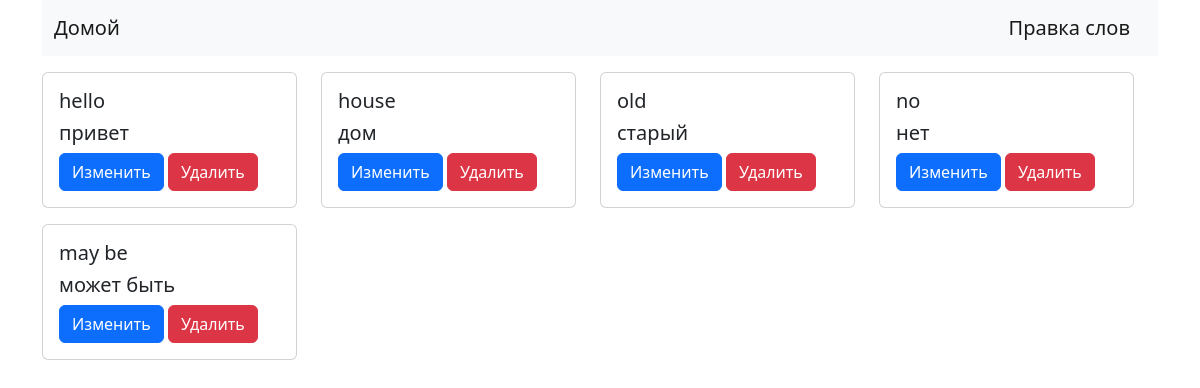
Page /list_update_words/ on the earlier database version.
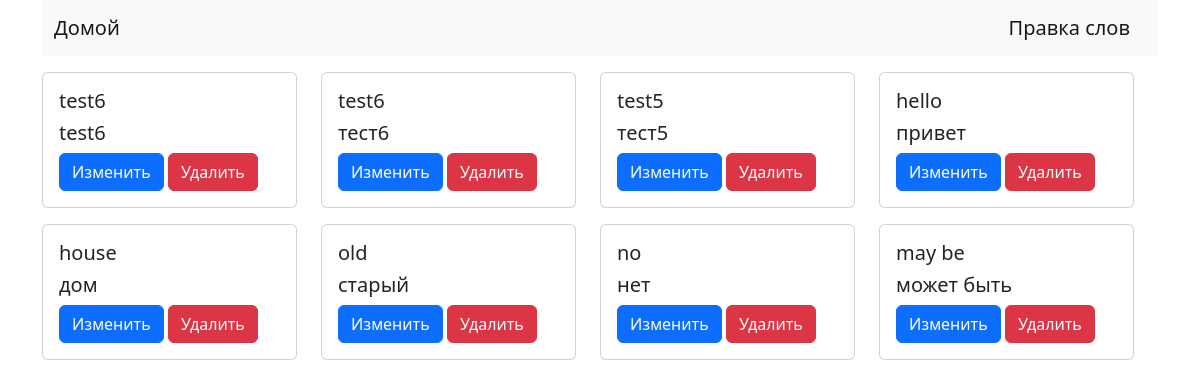
Same page on the later database version.
### main/models.py (models this page shows, shortened)
class Word(models.Model):
    TYPE = (
        ('a', 'глагол'),
        ('b', 'существительное'),
        ('c', 'прилагательное'),
        ('d', 'наречие'),
        ('e', 'местоимение'),
        ('f', 'другое'),
    )
    LEVEL = (
        ('easy', 'легкий'),
        ('medium', 'средний'),
        ('hard', 'сложный'),
    )
    ru = models.CharField(max_length=100, validators=[validate_ru])
    en = models.CharField(max_length=100, validators=[validate_en])
    type = models.CharField(max_length=10, choices=TYPE, blank=True, null=True, verbose_name='Тип')
    level = models.CharField(max_length=10, choices=LEVEL, blank=True, null=True, verbose_name='Уровень сложности')
    time_create = models.DateTimeField(auto_now_add=True)
    done = models.BooleanField('Изучено', default=False)
    language = models.ForeignKey(Language,
                                 on_delete=models.SET_DEFAULT,
                                 default=Language.objects.get(name='English').id,
                                 null=True, blank=True, related_name='words',
                                 verbose_name='Язык')
    def get_absolute_url(self):
        return reverse('update_word', kwargs={'pk': self.pk})
    class Meta:
        verbose_name = 'Слово'
        verbose_name_plural = 'Слова'
        ordering = ['-time_create', ]

### main/views.py (the view)
# urls.py: path('list_update_words/', list_update_words, name='list_update_words'),
def list_update_words(request):
    words = Word.objects.all()
    template = 'main/list_update_words.html'
    return render(request, template, locals())

### templates/main/list_update_words.html
{% extends 'main/index.html' %}
{% block content %}
<div class="row mt-3">
    <div class="row">
        {% for word in words %}
        <div class="col-3 mb-3">
            <div class="card">
                <div class="card-body">
                    <h5 class="card-title">{{word.en}}</h5>
                    <h5 class="card-title">{{word.ru}}</h5>
                    <a href="{{ word.get_absolute_url }}" class="btn btn-primary">Изменить</a>
                    <a href="{% url 'delete_word' word.pk %}" class="btn btn-danger">Удалить</a>
                </div>
            </div>
        </div>
        {% endfor %}
    </div>
</div>
{% endblock content %}

Differences in the rows shown:
added Word: en "test6", ru "test6"
added Word: en "test6", ru "тест6"
added Word: en "test5", ru "тест5"
